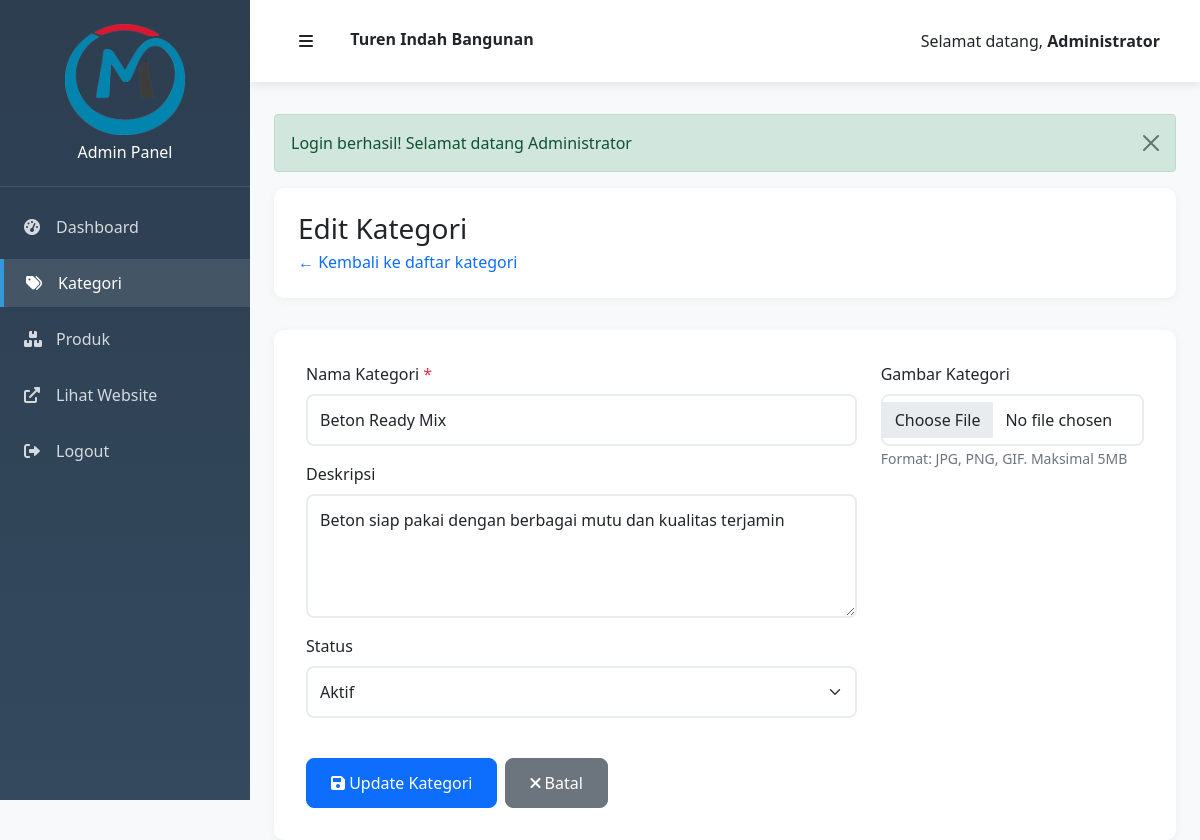
The page /admin/kategori.php?action=edit&id=1 (signed in) on the database its author committed.
### tables this page shows
CREATE TABLE `kategori` (
  `id` int NOT NULL AUTO_INCREMENT,
  `nama_kategori` varchar(100) NOT NULL,
  `deskripsi` text,
  `gambar` varchar(255) DEFAULT NULL,
  `status` enum('aktif','nonaktif') DEFAULT 'aktif',
  `created_at` timestamp NULL DEFAULT CURRENT_TIMESTAMP,
  `updated_at` timestamp NULL DEFAULT CURRENT_TIMESTAMP ON UPDATE CURRENT_TIMESTAMP,
  PRIMARY KEY (`id`)
);

### includes/autoload.php (called while the page is built, shortened)
<?php
spl_autoload_register(function ($className) {
    $directories = [
        'classes/',
        'models/',
        'controllers/'
    ];
    foreach ($directories as $directory) {
        $file = __DIR__ . '/../' . $directory . $className . '.php';
        if (file_exists($file)) {
            return;
        }
    }
});
?>

### classes/Database.php (called while the page is built, shortened)
<?php
class Database {
    private $host;
    private $username;
    private $password;
    private $database;
    private $connection;
    public function __construct() {
        $this->host = DB_HOST;
        $this->username = DB_USERNAME;
        $this->password = DB_PASSWORD;
        $this->database = DB_NAME;
    }
    private function connect() {
        try {
            $dsn = "mysql:host={$this->host};dbname={$this->database};charset=" . DB_CHARSET;
            $options = [
                PDO::ATTR_ERRMODE => PDO::ERRMODE_EXCEPTION,
                PDO::ATTR_DEFAULT_FETCH_MODE => PDO::FETCH_ASSOC,
                PDO::ATTR_EMULATE_PREPARES => false,
            ];
            $this->connection = new PDO($dsn, $this->username, $this->password, $options);
        } catch (PDOException $e) {
            die("Connection failed: " . $e->getMessage());
        }
    }
    public function query($sql, $params = []) {
        try {
            $stmt = $this->connection->prepare($sql);
            $stmt->execute($params);
            return $stmt;
        } catch (PDOException $e) {
            throw new Exception("Query failed: " . $e->getMessage());
        }
    }
    public function fetch($sql, $params = []) {
        $stmt = $this->query($sql, $params);
        return $stmt->fetch();
    }
}
?>

### includes/init.php (called while the page is built, shortened)
<?php
require_once __DIR__ . '/../config/database.php';
require_once __DIR__ . '/autoload.php';
try {
    $database = new Database();
} catch (Exception $e) {
    die("Database connection failed: " . $e->getMessage());
}
$kategoriModel = new Kategori($database);
?>

### models/Kategori.php (called while the page is built, shortened)
<?php
class Kategori {
    private $db;
    public function __construct($database) {
        $this->db = $database;
    }
    public function getById($id) {
        $sql = "SELECT * FROM kategori WHERE id = ?";
        return $this->db->fetch($sql, [$id]);
    }
}
?>

### admin/kategori.php (the view, shortened to what this page needs)
<?php
require_once '../includes/init.php';
$action = $_GET['action'] ?? 'list';
$id = $_GET['id'] ?? null;
if ($action === 'edit' && $id) {
    $kategori = $kategoriModel->getById($id);
}
include 'includes/header.php';
?>
<div class="page-header">
    <div class="d-flex justify-content-between align-items-center">
        <div>
            <h2 class="h3 mb-1">
                <?php if ($action === 'add'): ?>
                    Tambah Kategori
                <?php elseif ($action === 'edit'): ?>
                    Edit Kategori
                <?php else: ?>
                    Kelola Kategori
                <?php endif; ?>
            </h2>
            <p class="text-muted mb-0">
                <?php if ($action === 'list'): ?>
                    Kelola kategori produk beton
                <?php else: ?>
                    <a href="kategori.php" class="text-decoration-none">← Kembali ke daftar kategori</a>
                <?php endif; ?>
            </p>
        </div>
    </div>
</div>
<?php if ($action === 'list'): ?>
    <div class="table-container">
        <?php if (!empty($kategoris)): ?>
            <div class="table-responsive">
                <table class="table table-hover data-table">
                    <thead class="table-light">
                        <tr>
                            <th width="80">ID</th>
                            <th width="100">Gambar</th>
                            <th>Nama Kategori</th>
                            <th>Deskripsi</th>
                            <th width="120">Jumlah Produk</th>
                            <th width="100">Status</th>
                            <th width="150">Aksi</th>
                        </tr>
                    </thead>
                    <tbody>
                        <?php foreach ($kategoris as $kat): ?>
                            <tr>
                                <td><?= $kat['id'] ?></td>
                                <td>
                                    <?php if ($kat['gambar']): ?>
                                        <img src="<?= KATEGORI_IMG_URL . $kat['gambar'] ?>"
                                             alt="<?= htmlspecialchars($kat['nama_kategori']) ?>"
                                             class="rounded" width="60" height="60" style="object-fit: cover;">
                                    <?php else: ?>
                                        <div class="bg-light rounded d-flex align-items-center justify-content-center"
                                             style="width: 60px; height: 60px;">
                                            <i class="fas fa-image text-muted"></i>
                                        </div>
                                    <?php endif; ?>
                                </td>
                                <td>
                                    <div class="fw-medium"><?= htmlspecialchars($kat['nama_kategori']) ?></div>
                                    <small class="text-muted">Dibuat: <?= formatTanggal($kat['created_at']) ?></small>
                                </td>
                                <td>
                                    <?php if ($kat['deskripsi']): ?>
                                        <?= htmlspecialchars(substr($kat['deskripsi'], 0, 100)) ?>
                                        <?= strlen($kat['deskripsi']) > 100 ? '...' : '' ?>
                                    <?php else: ?>
                                        <span class="text-muted">-</span>
                                    <?php endif; ?>
                                </td>
                                <td>
                                    <span class="badge bg-info">
                                        <?= $kategoriModel->getProductCount($kat['id']) ?> produk
                                    </span>
                                </td>
                                <td>
                                    <span class="badge <?= $kat['status'] === 'aktif' ? 'bg-success' : 'bg-secondary' ?>">
                                        <?= ucfirst($kat['status']) ?>
                                    </span>
                                </td>
                                <td>
                                    <div class="btn-group" role="group">
                                        <a href="kategori.php?action=edit&id=<?= $kat['id'] ?>"
                                           class="btn btn-warning btn-action" title="Edit">
                                            <i class="fas fa-edit"></i>
                                        </a>
                                        <a href="kategori.php?action=toggle_status&id=<?= $kat['id'] ?>"
                                           class="btn btn-info btn-action"
                                           title="<?= $kat['status'] === 'aktif' ? 'Nonaktifkan' : 'Aktifkan' ?>">
                                            <i class="fas fa-<?= $kat['status'] === 'aktif' ? 'eye-slash' : 'eye' ?>"></i>
                                        </a>
                                        <button class="btn btn-danger btn-action"
                                                onclick="confirmDelete('kategori.php?action=delete&id=<?= $kat['id'] ?>', '<?= htmlspecialchars($kat['nama_kategori']) ?>')"
                                                title="Hapus">
                                            <i class="fas fa-trash"></i>
                                        </button>
                                    </div>
                                </td>
                            </tr>
                        <?php endforeach; ?>
                    </tbody>
                </table>
            </div>
        <?php else: ?>
            <div class="text-center py-5">
                <i class="fas fa-tags fa-3x text-muted mb-3"></i>
                <h5>Belum Ada Kategori</h5>
                <p class="text-muted">Tambah kategori pertama untuk memulai</p>
                <a href="kategori.php?action=add" class="btn btn-primary">
                    <i class="fas fa-plus"></i> Tambah Kategori Pertama
                </a>
            </div>
        <?php endif; ?>
    </div>
<?php else: ?>
    <div class="form-container">
        <form method="POST" enctype="multipart/form-data">
            <div class="row">
                <div class="col-md-8">
                    <div class="mb-3">
                        <label for="nama_kategori" class="form-label">Nama Kategori <span class="text-danger">*</span></label>
                        <input type="text" class="form-control" id="nama_kategori" name="nama_kategori"
                               value="<?= htmlspecialchars($kategori['nama_kategori'] ?? '') ?>" required>
                    </div>
                    <div class="mb-3">
                        <label for="deskripsi" class="form-label">Deskripsi</label>
                        <textarea class="form-control" id="deskripsi" name="deskripsi" rows="4"
                                  placeholder="Deskripsi kategori..."><?= htmlspecialchars($kategori['deskripsi'] ?? '') ?></textarea>
                    </div>
                    <div class="mb-3">
                        <label for="status" class="form-label">Status</label>
                        <select class="form-select" id="status" name="status">
                            <option value="aktif" <?= ($kategori['status'] ?? 'aktif') === 'aktif' ? 'selected' : '' ?>>Aktif</option>
                        </select>
                    </div>
                </div>
                <div class="col-md-4">
                    <div class="mb-3">
                        <label for="gambar" class="form-label">Gambar Kategori</label>
                        <input type="file" class="form-control" id="gambar" name="gambar"
                               accept="image/*" onchange="previewImage(this)">
                        <small class="form-text text-muted">Format: JPG, PNG, GIF. Maksimal 5MB</small>
                    </div>
                </div>
            </div>
            <div class="row mt-4">
                <div class="col-12">
                    <div class="d-flex gap-2">
                        <button type="submit" class="btn btn-primary">
                            <i class="fas fa-save"></i>
                            <?= $action === 'add' ? 'Tambah' : 'Update' ?> Kategori
                        </button>
                        <a href="kategori.php" class="btn btn-secondary">
                            <i class="fas fa-times"></i> Batal
                        </a>
                    </div>
                </div>
            </div>
        </form>
    </div>
<?php endif; ?>
<?php include 'includes/footer.php'; ?>

### admin/includes/header.php (style rules this page uses)
:root { --primary-color: #2c3e50; --secondary-color: #34495e; --accent-color: #3498db; --success-color: #27ae60; --warning-color: #f39c12; --danger-color: #e74c3c; --light-bg: #f8f9fa; }
body { background-color: var(--light-bg); font-family: 'Segoe UI', Tahoma, Geneva, Verdana, sans-serif; }
.page-header { background: white; border-radius: 10px; padding: 1.5rem; margin-bottom: 2rem; box-shadow: 0 2px 10px rgba(0,0,0,0.05); }
.form-container { background: white; border-radius: 10px; padding: 2rem; box-shadow: 0 2px 10px rgba(0,0,0,0.05); }
.form-control, .form-select { border-radius: 8px; border: 2px solid #e9ecef; padding: 0.75rem; }
.btn { border-radius: 8px; padding: 0.75rem 1.5rem; font-weight: 500; }

### rows shown on the page
kategori: nama_kategori "Beton Ready Mix", deskripsi "Beton siap pakai dengan berbagai mutu dan kualitas terjamin", status "Aktif"

### other values the page prints
$_SESSION['admin_nama'] "Administrator"
$flashMessage['message'] "Login berhasil! Selamat datang Administrator"
